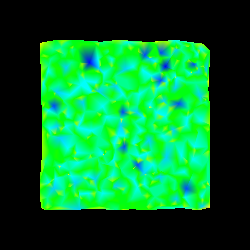

Recreate this plot in Python.
#!/usr/bin/env python

# Generate random points, Delaunay triangulate them, and color by point
# connectivity count using vtkPointConnectivityFilter.

# Factory overrides
import vtkmodules.vtkInteractionStyle  # noqa: F401
import vtkmodules.vtkRenderingOpenGL2  # noqa: F401

from vtkmodules.vtkCommonCore import (
    vtkMath,
    vtkPoints,
)
from vtkmodules.vtkCommonDataModel import vtkPolyData
from vtkmodules.vtkFiltersCore import vtkDelaunay2D
from vtkmodules.vtkFiltersGeneral import vtkPointConnectivityFilter
from vtkmodules.vtkRenderingCore import (
    vtkActor,
    vtkCamera,
    vtkPolyDataMapper,
    vtkRenderWindow,
    vtkRenderWindowInteractor,
    vtkRenderer,
)

npts = 1000

# Generate random 2D points
vtk_math = vtkMath()
points = vtkPoints()
for i in range(npts):
    points.InsertPoint(i, vtk_math.Random(0, 1), vtk_math.Random(0, 1), 0.0)

profile = vtkPolyData()
profile.SetPoints(points)

# Delaunay triangulation
del2d = vtkDelaunay2D()
del2d.SetInputData(profile)
del2d.BoundingTriangulationOff()
del2d.SetTolerance(0.001)
del2d.SetAlpha(0.0)

# Compute point connectivity
conn = vtkPointConnectivityFilter()
conn.SetInputConnection(del2d.GetOutputPort())
conn.Update()

mapper = vtkPolyDataMapper()
mapper.SetInputConnection(conn.GetOutputPort())
mapper.SetScalarModeToUsePointFieldData()
mapper.SelectColorArray("Point Connectivity Count")
mapper.SetScalarRange(conn.GetOutput().GetPointData().GetArray("Point Connectivity Count").GetRange())

actor = vtkActor()
actor.SetMapper(mapper)
actor.GetProperty().SetColor(1, 1, 1)

# Renderer
renderer = vtkRenderer()
renderer.AddActor(actor)
renderer.SetBackground(0, 0, 0)

# Window
render_window = vtkRenderWindow()
render_window.AddRenderer(renderer)
render_window.SetSize(250, 250)
render_window.SetWindowName("point connectivity")

# Interactor
interactor = vtkRenderWindowInteractor()
interactor.SetRenderWindow(render_window)

# Scene
camera = vtkCamera()
camera.SetFocalPoint(0, 0, 0)
camera.SetPosition(0, 0, 1)
renderer.SetActiveCamera(camera)
renderer.ResetCamera()

interactor.Initialize()
interactor.Start()
